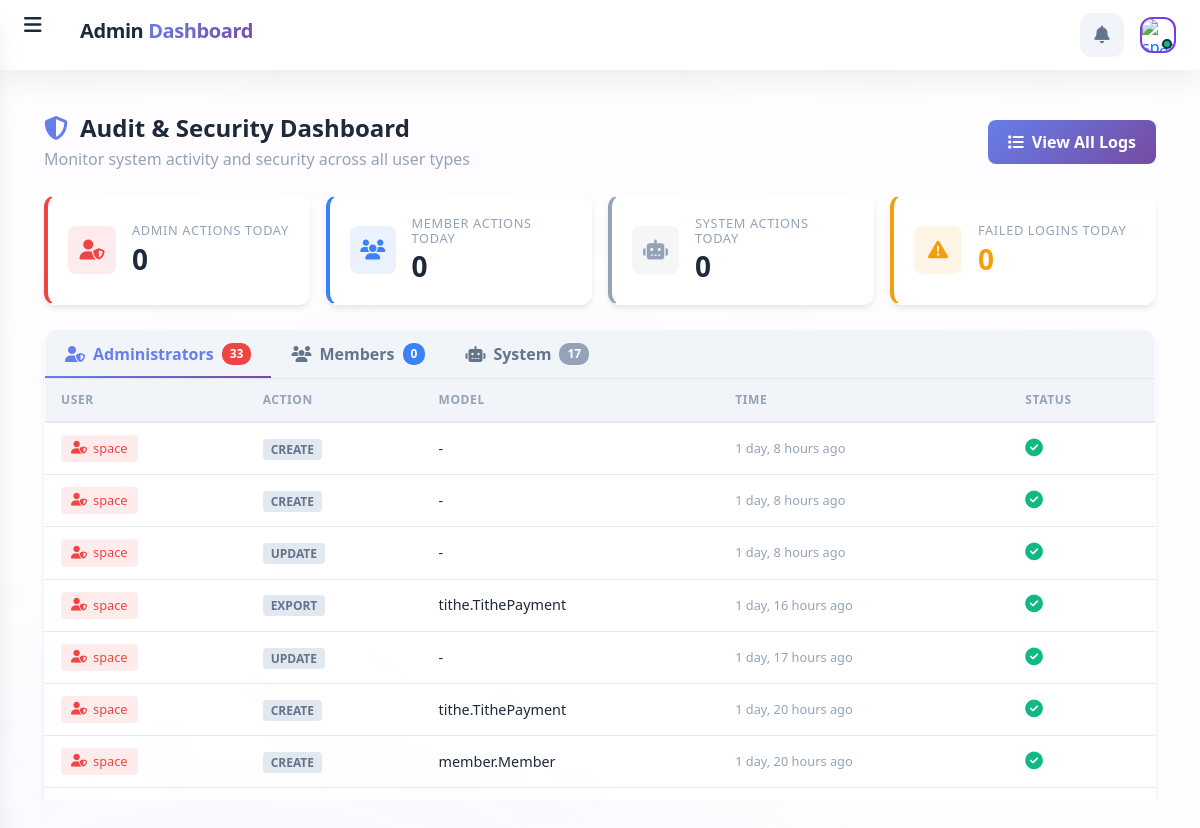
Page /audit/dashboard/ (signed in) on the committed database.
### audits/models.py (models this page shows, shortened)
class AuditLog(models.Model):
    ACTION_CHOICES = [
        ('CREATE', 'Create'),
        ('UPDATE', 'Update'),
        ('DELETE', 'Delete'),
        ('VIEW', 'View'),
        ('LOGIN', 'Login'),
        ('LOGOUT', 'Logout'),
        ('EXPORT', 'Export'),
        ('IMPORT', 'Import'),
        ('APPROVE', 'Approve'),
        ('REJECT', 'Reject'),
        ('SEND_SMS', 'Send SMS'),
        ('SEND_EMAIL', 'Send Email'),
        ('DOWNLOAD', 'Download'),
        ('PRINT', 'Print'),
        ('BACKUP', 'Backup'),
        ('RESTORE', 'Restore'),
        ('SETTINGS_CHANGE', 'Settings Change'),
    ]
    id = models.UUIDField(primary_key=True, default=uuid.uuid4, editable=False)
    user = models.ForeignKey(
        User,
        on_delete=models.SET_NULL,
        null=True,
        blank=True,
        related_name='audit_logs'
    )
    action = models.CharField(max_length=20, choices=ACTION_CHOICES)
    model_name = models.CharField(max_length=100, blank=True)
    object_id = models.CharField(max_length=100, blank=True)
    object_repr = models.CharField(max_length=255, blank=True)
    old_values = models.JSONField(null=True, blank=True)
    new_values = models.JSONField(null=True, blank=True)
    ip_address = models.GenericIPAddressField(null=True, blank=True)
    user_agent = models.TextField(blank=True)
    path = models.CharField(max_length=500, blank=True)
    timestamp = models.DateTimeField(auto_now_add=True)
    status = models.CharField(
        max_length=20,
        choices=[('SUCCESS', 'Success'), ('FAILED', 'Failed')],
        default='SUCCESS'
    )
    error_message = models.TextField(blank=True)
    class Meta:
        ordering = ['-timestamp']
        indexes = [
            models.Index(fields=['user', '-timestamp']),
            models.Index(fields=['action', '-timestamp']),
            models.Index(fields=['model_name', '-timestamp']),
            models.Index(fields=['timestamp']),
        ]

### users/models.py (models this page shows, shortened)
class User(AbstractBaseUser, PermissionsMixin):
    ROLE_CHOICES = [
        ('admin', 'Admin'),
        ('chairperson', 'Chairperson'),
        ('vice_chairperson', 'Vice Chairperson'),
        ('secretary', 'Secretary'),
        ('accountant', 'Accountant'),
        ('treasurer', 'Treasurer'),
        ('member', 'Member'),
        ('active_member', 'Active Member'),
        ('priest', 'Priest'),
        ('catechist', 'Catechist'),
        ('coordinator', 'Coordinator'),
        ('liturgical', 'Liturgical'),
        ('evangelization', 'Evangelization'),
        ('youth', 'Youth'),
        ('choir', 'Choir'),
        ('reader', 'Reader'),
    ]
    LANGUAGE_CHOICES = [
        ('en', 'English'),
        ('sw', 'Swahili'),
    ]
    APPROVER_ROLES = ('admin', 'priest', 'chairperson', 'secretary', 'catechist')
    username = models.CharField(max_length=255, unique=True)
    email = models.EmailField(max_length=255, unique=True, null=True, blank=True)
    firstname = models.CharField(max_length=30, null=True, blank=True)
    lastname = models.CharField(max_length=30, null=True, blank=True)
    phone = models.CharField(max_length=15, blank=True, null=True)
    roles = models.CharField(max_length=50, choices=ROLE_CHOICES, default='member')
    preferred_language = models.CharField(max_length=10, choices=LANGUAGE_CHOICES, default='en',
                                          help_text="User's preferred language for the interface")
    is_active = models.BooleanField(default=True)
    is_staff = models.BooleanField(default=False)
    is_verified = models.BooleanField(default=False)
    force_password_change = models.BooleanField(default=False)
    password_changed_at = models.DateTimeField(null=True, blank=True)
    date_joined = models.DateTimeField(default=timezone.now)
    pos_pin = models.CharField(max_length=4, blank=True, null=True, help_text="4-digit PIN for POS access")
    objects = ManagerUser()
    USERNAME_FIELD = 'username' # primary identifier for django auth
    REQUIRED_FIELDS = ['email']     # required when creating superuser
    def get_full_name(self):
        return f"{self.firstname} {self.lastname}".strip()
    def is_approver(self):
        return self.roles in self.APPROVER_ROLES or self.is_superuser or self.is_staff

### audits/views.py (the view, shortened to what this page needs)
# urls.py: path('dashboard/', views.audit_dashboard, name='audit_dashboard'),
@login_required
@user_passes_test(is_admin_or_staff)
def audit_dashboard(request):
    today = timezone.now().date()
    last_30_days = timezone.now() - timedelta(days=30)
    stats = {
        'total_logs_today': AuditLog.objects.filter(timestamp__date=today).count(),
        'total_logs_month': AuditLog.objects.filter(timestamp__gte=last_30_days).count(),
        'failed_logins_today': LoginHistory.objects.filter(
            timestamp__date=today,
            status='FAILED'
        ).count(),
        'active_users_today': AuditLog.objects.filter(
            timestamp__date=today
        ).values('user').distinct().count(),
        'alerts_count': SecurityAlert.objects.filter(
            status__in=['NEW', 'INVESTIGATING']
        ).count(),
    }
    action_counts = AuditLog.objects.filter(
        timestamp__gte=last_30_days
    ).values('action').annotate(count=Count('action')).order_by('-count')[:5]
    recent_logs_qs = AuditLog.objects.select_related('user').order_by('-timestamp')[:50]
    grouped_logs = get_logs_grouped_by_user_type(recent_logs_qs)
    today_logs = AuditLog.objects.filter(timestamp__date=today).select_related('user')
    admin_count = 0
    member_count = 0
    unknown_count = 0
    stats['admin_logs_today'] = admin_count
    stats['member_logs_today'] = member_count
    stats['unknown_logs_today'] = unknown_count
    recent_alerts = SecurityAlert.objects.select_related('user').order_by('-created_at')[:5]
    context = {
        'stats': stats,
        'action_counts': action_counts,
        'grouped_logs': grouped_logs,
        'recent_alerts': recent_alerts,
        'audit_active': 'active',
    }
    return render(request, 'audit/dashboard.html', context)

### audits/views.py (called while the page is built)
def is_admin_or_staff(user):
    return user.is_authenticated and (user.is_superuser or user.is_staff or user.roles == 'admin')

def get_user_type(user):
    if user is None:
        return 'unknown'
    admin_roles = [
        'admin', 'Admin',
        'chairperson', 'vice_chairperson',
        'secretary', 'accountant', 'treasurer',
        'priest', 'catechist', 'coordinator'
    ]
    if user.is_superuser or user.is_staff or user.roles in admin_roles:
        return 'administrator'
    return 'church_member'

def get_logs_grouped_by_user_type(logs_queryset):
    admin_logs = []
    member_logs = []
    unknown_logs = []
    for log in logs_queryset:
        user_type = get_user_type(log.user)
        if user_type == 'administrator':
            admin_logs.append(log)
        elif user_type == 'church_member':
            member_logs.append(log)
        else:
            unknown_logs.append(log)
    return {
        'administrator': admin_logs,
        'church_member': member_logs,
        'unknown': unknown_logs,
    }

### christ_king_church/context_processors.py (called while the page is built)
def language_context(request):
    current_language = get_language()
    return {
        'LANGUAGE_CODE': current_language,
        'LANGUAGES': settings.LANGUAGES,
        'CURRENT_LANGUAGE_CODE': current_language,
        'CURRENT_LANGUAGE_NAME': dict(settings.LANGUAGES).get(current_language, 'English'),
        'IS_SWAHILI': current_language == 'sw',
        'IS_ENGLISH': current_language == 'en',
    }

### finance/base_models.py (called while the page is built)
    def get_queryset(self):
        return super().get_queryset().filter(is_deleted=False)

### notifications/context_processors.py (called while the page is built)
def notification_context(request):
    context = {
        'unread_count': 0,
        'notifications': [],
    }
    if request.user.is_authenticated:
        try:
            from .models import UserNotification
            unread_count = UserNotification.objects.filter(
                user=request.user,
                is_read=False
            ).count()
            context['unread_count'] = unread_count
            recent_notifications = UserNotification.objects.filter(
                user=request.user,
                is_read=False
            ).select_related('notification').order_by('-sent_at')[:5]
            context['notifications'] = recent_notifications
        except Exception:
            context['unread_count'] = 0
            context['notifications'] = []
    return context

### templates/audit/dashboard.html (shortened to what this page needs)
{% extends 'base.html' %}
{% load static %}
{% block content %}
<div class="audit-container">
  <div class="audit-header">
    <div>
      <h1><i class="fas fa-shield-alt"></i>Audit & Security Dashboard</h1>
      <p>Monitor system activity and security across all user types</p>
    </div>
    <a href="{% url 'audits:audit_log_list' %}" class="audit-btn">
      <i class="fas fa-list"></i>View All Logs
    </a>
  </div>
  <div class="stats-grid">
    <div class="stat-card admin">
      <div class="stat-icon"><i class="fas fa-user-shield"></i></div>
      <div class="stat-content">
        <h6>Admin Actions Today</h6>
        <h3>{{ stats.admin_logs_today|default:"0" }}</h3>
      </div>
    </div>
    <div class="stat-card member">
      <div class="stat-icon"><i class="fas fa-users"></i></div>
      <div class="stat-content">
        <h6>Member Actions Today</h6>
        <h3>{{ stats.member_logs_today|default:"0" }}</h3>
      </div>
    </div>
    <div class="stat-card system">
      <div class="stat-icon"><i class="fas fa-robot"></i></div>
      <div class="stat-content">
        <h6>System Actions Today</h6>
        <h3>{{ stats.unknown_logs_today|default:"0" }}</h3>
      </div>
    </div>
    <div class="stat-card warning">
      <div class="stat-icon"><i class="fas fa-exclamation-triangle"></i></div>
      <div class="stat-content">
        <h6>Failed Logins Today</h6>
        <h3 class="warning">{{ stats.failed_logins_today|default:"0" }}</h3>
      </div>
    </div>
  </div>
  <div class="content-grid">
    <div class="content-card">
      <div class="tabs">
        <button class="tab-btn active" onclick="showTab('admin')" data-tab="admin">
          <i class="fas fa-user-shield"></i> Administrators
          <span class="tab-badge danger">{{ grouped_logs.administrator|length }}</span>
        </button>
        <button class="tab-btn" onclick="showTab('member')" data-tab="member">
          <i class="fas fa-users"></i> Members
          <span class="tab-badge info">{{ grouped_logs.church_member|length }}</span>
        </button>
        <button class="tab-btn" onclick="showTab('system')" data-tab="system">
          <i class="fas fa-robot"></i> System
          <span class="tab-badge secondary">{{ grouped_logs.unknown|length }}</span>
        </button>
      </div>
      <div class="card-body">
        <div id="tab-admin" class="tab-panel active">
          <table class="audit-table">
            <thead>
              <tr><th>User</th><th>Action</th><th>Model</th><th>Time</th><th>Status</th></tr>
            </thead>
            <tbody>
              {% for log in grouped_logs.administrator %}
              <tr>
                <td><span class="user-badge admin"><i class="fas fa-user-shield"></i>{{ log.user.username }}</span></td>
                <td><span class="action-badge">{{ log.action }}</span></td>
                <td>{{ log.model_name|default:"-" }}</td>
                <td style="color: var(--text-muted); font-size: 0.8rem;">{{ log.timestamp|timesince }} ago</td>
                <td>
                  {% if log.status == 'SUCCESS' %}<i class="fas fa-check-circle status-icon success"></i>
                  {% else %}<i class="fas fa-times-circle status-icon error"></i>{% endif %}
                </td>
              </tr>
              {% empty %}
              <tr><td colspan="5" class="empty-cell"><i class="fas fa-inbox"></i>No administrator activity recorded</td></tr>
              {% endfor %}
            </tbody>
          </table>
        </div>
      </div>
    </div>
  </div>
</div>
{% endblock %}

### templates/base.html (style rules this page uses)
:root { --primary: #667eea; --primary-dark: #5a67d8; --primary-light: #7c3aed; --secondary: #f093fb; --accent: #4facfe; --success: #10b981; --warning: #f59e0b; --danger: #ef4444; --info: #3b82f6; --bg-primary: #f8fafc; --bg-secondary: #f1f5f9; --bg-tertiary: #e2e8f0; --text-primary: #1e293b; --text-secondary: #64748b; --text-muted: #94a3b8; --border-color: #e2e8f0; --glass-bg: rgba(255, 255, 255, 0.85); --glass-bg-dark: rgba(30, 41, 59, 0.95); --glass-border: rgba(255, 255, 255, 0.3); --glass-shadow: 0 8px 32px rgba(0, 0, 0, 0.08); --gradient-primary: linear-gradient(135deg, #667eea 0%, #764ba2 100%); --gradient-secondary: linear-gradient(135deg, #f093fb 0%, #f5576c 100%); --gradient-accent: linear-gradient(135deg, #4facfe 0%, #00f2fe 100%); --gradient-sidebar: linear-gradient(180deg, #1e293b 0%, #0f172a 100%); --gradient-header: linear-gradient(90deg, #667eea 0%, #764ba2 100%); --font-primary: "Inter", -apple-system, BlinkMacSystemFont, "Segoe UI", sans-serif; --font-display: "Playfair Display", Georgia, serif; --sidebar-width: 280px; --sidebar-collapsed: 80px; --header-height: 70px; --border-radius: 12px; --border-radius-sm: 8px; --border-radius-lg: 16px; --transition-fast: 0.15s ease; --transition-base: 0.25s ease; --transition-slow: 0.35s ease; --shadow-sm: 0 1px 2px rgba(0, 0, 0, 0.05); --shadow-md: 0 4px 6px -1px rgba(0, 0, 0, 0.1); --shadow-lg: 0 10px 15px -3px rgba(0, 0, 0, 0.1); --shadow-xl: 0 20px 25px -5px rgba(0, 0, 0, 0.1); --shadow-glow: 0 0 20px rgba(102, 126, 234, 0.4); }
* { margin: 0; padding: 0; box-sizing: border-box; }
html { font-size: 16px; -webkit-font-smoothing: antialiased; -moz-osx-font-smoothing: grayscale; scroll-behavior: smooth; }
body { font-family: var(--font-primary); background: var(--bg-primary); color: var(--text-primary); line-height: 1.6; overflow-x: hidden; min-height: 100vh; }
body::before { content: ""; position: fixed; top: 0; left: 0; right: 0; bottom: 0; background: radial-gradient( circle at 20% 50%, rgba(102, 126, 234, 0.08) 0%, transparent 50% ), radial-gradient( circle at 80% 80%, rgba(118, 75, 162, 0.06) 0%, transparent 50% ), radial-gradient( circle at 40% 20%, rgba(240, 147, 251, 0.04) 0%, transparent 50% ); pointer-events: none; z-index: -1; animation: backgroundPulse 15s ease-in-out infinite; }

### rows in the picture
AuditLog: user.username "space", action "CREATE", model_name "-", timestamp "1 day, 8 hours", status "SUCCESS" (drawn)
AuditLog: user.username "space", action "CREATE", model_name "-", timestamp "1 day, 8 hours", status "SUCCESS" (drawn)
AuditLog: user.username "space", action "UPDATE", model_name "-", timestamp "1 day, 8 hours", status "SUCCESS" (drawn)
AuditLog: user.username "space", action "EXPORT", model_name "tithe.TithePayment", timestamp "1 day, 16 hours", status "SUCCESS" (drawn)
AuditLog: user.username "space", action "UPDATE", model_name "-", timestamp "1 day, 17 hours", status "SUCCESS" (drawn)
AuditLog: user.username "space", action "CREATE", model_name "tithe.TithePayment", timestamp "1 day, 20 hours", status "SUCCESS" (drawn)
AuditLog: user.username "space", action "CREATE", model_name "member.Member", timestamp "1 day, 20 hours", status "SUCCESS" (drawn)

### other values in the picture
{{ stats.admin_logs_today|default:"0" }} "0"
{{ stats.member_logs_today|default:"0" }} "0"
{{ stats.unknown_logs_today|default:"0" }} "0"
{{ stats.failed_logins_today|default:"0" }} "0"
{{ grouped_logs.administrator|length }} "33"
{{ grouped_logs.church_member|length }} "0"
{{ grouped_logs.unknown|length }} "17"
